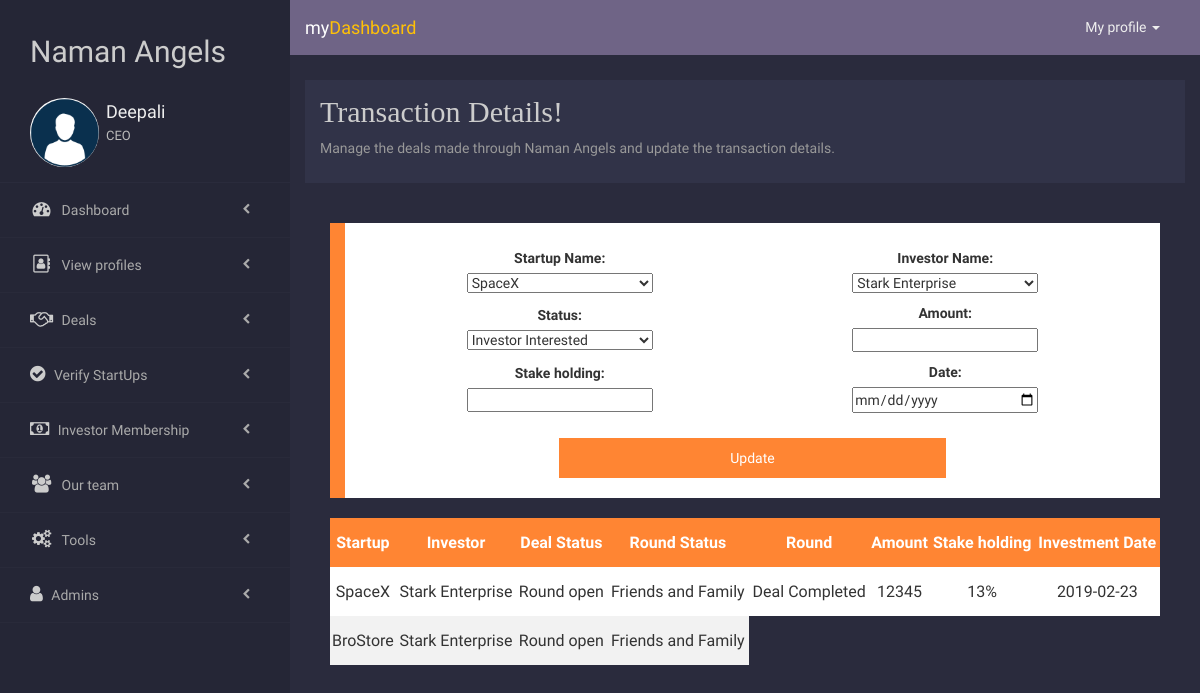
Page /admin/transaction.php (signed in) on the committed database.
### tables this page shows
CREATE TABLE `requests` (
  `ReqID` int(10) NOT NULL,
  `Inv_ID` varchar(20) NOT NULL,
  `St_ID` varchar(20) NOT NULL,
  `Deal` binary(1) NOT NULL DEFAULT '\0',
  `Round` varchar(30) NOT NULL,
  `Amount` int(50) NOT NULL,
  `Date` varchar(30) NOT NULL,
  `Stakehold` int(10) NOT NULL
);

CREATE TABLE `st_details` (
  `StpID` varchar(20) NOT NULL,
  `Stname` varchar(200) NOT NULL,
  `Ffname` varchar(200) NOT NULL,
  `Sfname` varchar(200) NOT NULL,
  `Email` varchar(200) NOT NULL,
  `Phone` varchar(200) NOT NULL,
  `Type` varchar(200) NOT NULL,
  `Address` varchar(200) NOT NULL,
  `City` varchar(200) NOT NULL,
  `State` varchar(200) NOT NULL,
  `Country` varchar(200) NOT NULL,
  `Website` varchar(200) NOT NULL,
  `Investment` varchar(200) NOT NULL
);

CREATE TABLE `inv_details` (
  `InvID` varchar(20) NOT NULL,
  `CName` varchar(200) DEFAULT NULL,
  `FName` varchar(200) NOT NULL,
  `LName` varchar(200) NOT NULL,
  `Email` varchar(200) NOT NULL,
  `Phone` varchar(200) NOT NULL,
  `Website` varchar(200) DEFAULT NULL,
  `City` varchar(200) NOT NULL,
  `State` varchar(200) NOT NULL,
  `Country` varchar(200) NOT NULL,
  `AvgInvestment` varchar(200) NOT NULL,
  `Type` varchar(50) NOT NULL
);

### admin/transaction.php (the view, shortened to what this page needs)
<?php
    require "../server.php";
?>
<html>
    <head>
        <link rel="stylesheet" href="css/transaction.css">
    </head>
    <body>
        <?php require "sidebar.php" ?>
        <div class="cont">
            <div class="welcome">
            <div class="container-fluid">
            <div class="row">
                <div class="col-md-12">
                <div class="content">
                    <h2>Transaction Details!</h2>
                    <p>Manage the deals made through Naman Angels and update the transaction details.</p>
                </div>
                </div>
            </div>
            </div>
        </div>
            <div class="tab">
                <center>
                <form method="post" action="transaction.php">
                    <div>
                    <label>Startup Name: </label>
                    <select name="stup">
                        <?php
                            $qu1= "SELECT * FROM st_details;";
                            $res1 = mysqli_query($db, $qu1);
                            while($row1 = mysqli_fetch_assoc($res1)){
                                echo '<option value="'.$row1['StpID'].'">'.$row1['Stname'].'</option>';
                            }
                        ?>
                    </select>
                    </div>
                    <div>
                    <label>Investor Name: </label>
                    <select name="inv">
                        <?php
                            $qu1= "SELECT * FROM inv_details;";
                            $res1 = mysqli_query($db, $qu1);
                            while($row1 = mysqli_fetch_assoc($res1)){
                                echo '<option value="'.$row1['InvID'].'">'.$row1['CName'].'</option>';
                            }
                        ?>
                    </select>
                    </div>
                    <div>
                    <label>Status: </label>
                    <select name="stat">
                        <option value="interest">Investor Interested</option>
                    </select>
                    </div>
                    <div>
                    <label>Amount:</label>
                    <input type="number" name="amt">
                    </div>
                    <div>
                    <label>Stake holding:</label>
                    <input type="number" name="stake">
                    </div>
                    <div>
                    <label>Date:</label>
                    <input type="date" name="dealdate">
                    </div>
                    <br><br>
                    <input type="submit" name="transact" value="Update" class="butn">
                </form>
                <table>
                    <tr>
                        <th>Startup</th>
                        <th>Investor</th>
                        <th>Deal Status</th>
                        <th>Round Status</th>
                        <th>Round</th>
                        <th>Amount</th>
                        <th>Stake holding</th>
                        <th>Investment Date</th>
                    </tr>
                    <?php
                    $qu = "SELECT * FROM requests";
                    $results = mysqli_query($db, $qu);
                    while($row = mysqli_fetch_assoc($results))
                    {
                        $deal = $row['Deal'];
                        $stpid = $row['St_ID'];
                        $invid = $row['Inv_ID'];
                        $r=$row['Round'];
                        $qu1= "SELECT * FROM st_details WHERE StpID = '$stpid'";
                        $res1 = mysqli_query($db, $qu1);
                        $row1 = mysqli_fetch_assoc($res1);
                        $qu2= "SELECT * FROM inv_details WHERE InvID = '$invid'";
                        $res2 = mysqli_query($db, $qu2);
                        $row2 = mysqli_fetch_assoc($res2);
                        $q = "SELECT * FROM round_history WHERE StpID='$stpid' AND Round='$r'";
                        $res3 = mysqli_query($db, $q);
                        $row3 = mysqli_fetch_assoc($res3);
                        echo '<tr>
                        <td>'.$row1['Stname'].'</td>
                        <td>'.$row2['CName'].'</td>'
                        ;
                        if(mysqli_num_rows($res3) == 1){
                            echo '<td>Round closed</td>
                            <td>'.$row3['Round'].'</td>';
                        }
                        else{
                            echo '<td>Round open</td>
                            <td>'.$row['Round'].'</td>';
                        }
                        if($deal == 1){
                            echo '<td>Deal Completed</td>';
                            echo '<td>'.$row['Amount'].'</td>';
                            echo '<td>'.$row['Stakehold'].'%</td>';
                            echo '<td>'.$row['Date'].'</td>';
                        }
                        echo '</tr>'
                        ;
                    }
                    ?>
                </table>
                </center>
            </div>
        </div>
    </body>
</html>

### admin/sidebar.php (shortened to what this page needs)
<?php
  $id = $_SESSION['adminID'];
	$qu = "SELECT * FROM admin WHERE adminID = '$id'";
	$results = mysqli_query($db, $qu);
	$row = mysqli_fetch_assoc($results);
	$AdminName = $row['AdminName'];
  $AdminDesgn = $row['AdminDesgn'];
  $ProfilePic = $row['ProfilePic'];
?>
<html lang="en">
  <head>
    <link rel="stylesheet" href="https://maxcdn.bootstrapcdn.com/bootstrap/3.3.7/css/bootstrap.min.css">
    <link rel="stylesheet" href="https://maxcdn.bootstrapcdn.com/font-awesome/4.7.0/css/font-awesome.min.css">
    <link rel="stylesheet" href="css/sidebar.css">
  </head>
  <body>
    <aside class="side-nav" id="show-side-navigation1">
      <div class="heading">
        <h2>Naman Angels</h2><br>
        <?= "<img src='../".$ProfilePic."' style='border-radius:50%;'/>";?>
        <div class="info">
          <h3><a href="profile.php"><?php echo $AdminName;?></a></h3>
          <p><?php echo $AdminDesgn; ?></p>
        </div>
      </div>
      <ul class="categories">
      <li><i class="fa fa-dashboard fa-fw"></i><a href="dashboard.php">&nbsp;Dashboard</span></a>
        </li>
        <li><i class="fa fa-address-book-o fa-fw"></i><a href="#">&nbsp;View profiles</a>
        </li>
        <li><i class="fa fa-handshake-o fa-fw"></i><a href="transaction.php">&nbsp;Deals </a></li>
        <li><i class="fa fa-check-circle"></i><a href="verify.php">&nbsp;Verify StartUps</a></li>
        <li><i class="fa fa-money"></i><a href="#">&nbsp;Investor Membership</a>
        </li>
        <li><i class="fa fa-users fa-fw"></i><a href="#">&nbsp;Our team</a>
        </li>
        <li><i class="fa fa-cogs fa-fw"></i><a href="#">&nbsp;Tools</a>
        </li>
        <li><i class="fa fa-user" aria-hidden="true"></i><a href="add_admin.php">&nbsp;Admins</a></li>
    </aside>
    <section id="contents">
      <nav class="navbar navbar-default">
        <div class="container-fluid">
          <div class="navbar-header">
            <a class="navbar-brand" href="#">my<span class="main-color">Dashboard</span></a>
          </div>
          <div class="collapse navbar-collapse navbar-right" id="bs-example-navbar-collapse-1">
            <ul class="nav navbar-nav">
              <li class="dropdown">
                <a href="#" class="dropdown-toggle" data-toggle="dropdown" role="button" aria-haspopup="true" aria-expanded="false">My profile <span class="caret"></span></a>
              </li>
            </ul>
          </div>
        </div>
      </nav>
      </section>
    </body>
</html>

### admin/css/transaction.css (style rules this page uses)
.cont { margin-left: 290px; }
.tab { margin:40px; }
.tab table,form { width:100%; }
.tab td { padding:15px 0px; text-align:center; }
.tab th { background-color: #ff8533; color: white; padding:15px 0px; text-align:center; }
.tab tr { background-color: white; }
tr:nth-child(odd) { background-color: #f2f2f2; }
.tab form { margin:20px 0px; background-color:white; padding:20px; }
.tab input,select { margin:0px 20px; }
.butn { background-color: #ff8533; border: none; color: white; cursor: pointer; padding:5px 20px; }

### admin/css/sidebar.css (style rules this page uses)
* { padding: 0; margin: 0; box-sizing: border-box; font-family: 'Droid Sans', sans-serif; outline: none; }
body { background-color: #2a2b3d; }
#contents { position: relative; transition: .3s; margin-left: 290px; background-color:#5c98f2; }
.side-nav { float: left; height: 100%; width: 290px; background-color: #252636; color: #CCC; -webkit-transform: translateX(0); transform: translateX(0); transition: .3s; position: fixed; top: 0; left: 0; overflow: auto; z-index: 9999999 }
.side-nav .heading { background-color: #252636; padding: 15px 15px 15px 30px; overflow: hidden; border-bottom: 1px solid #2a2b3c }
.side-nav .heading > img { border-radius: 50%; float: left; width: 28%; }
.side-nav .info { float: left; width: 69%; margin-left: 3%; }
.side-nav .heading .info > h3 { margin: 0 0 5px }
.side-nav .heading .info > h3 > a { color: #EEE; font-weight: 100; margin-top: 4px; display: block; text-decoration: none; font-size: 18px; }
.side-nav .heading .info > p { color: #BBB; font-size: 13px; }
.side-nav .categories > li { padding: 17px 40px 17px 30px; overflow: hidden; border-bottom: 1px solid rgba(255, 255, 255, 0.02); cursor: pointer; }
.side-nav .categories > li > a { color: #AAA; text-decoration: none; }
.side-nav .categories > li > i { font-size: 18px; margin-right: 5px }
.side-nav .categories > li > a:after { content: "\f053"; font-family: fontAwesome; font-size: 11px; line-height: 1.8; float: right; color: #AAA; transition: all .8s ease-in-out; }
.main-color { color: #ffc107; }
.navbar-default { background-color: #6f6486 !important; border: none !important; border-radius: 0 !important; margin: 0 !important }
.navbar-default .navbar-nav>li>a { color: #EEE !important; line-height: 55px !important; padding: 0 10px !important; }
.navbar-default .navbar-brand { color:#FFF !important }
.navbar-default .navbar-brand { line-height: 55px !important; padding: 0 !important }
.navbar>.container .navbar-brand, .navbar>.container-fluid .navbar-brand { margin: 0 !important }
.navbar-default .navbar-nav>li>a { float: left !important; }

### admin/transaction.php (style rules this page uses)
.cont { margin-left: 290px; }
.welcome { color: #CCC; }
.welcome .content { background-color: #313348; padding: 15px; margin-top: 25px; }
.welcome h2 { font-family: Calibri; font-weight: 100; margin-top: 0 }
.welcome p { color: #999; }
.tab { margin:40px; }
.tab table,form { width:100%; }
.tab td { padding:15px 0px; text-align:center; }
.tab th { background-color: #ff8533; color: white; padding:15px 0px; text-align:center; }
.tab tr { background-color: white; }
tr:nth-child(odd) { background-color: #f2f2f2; }
.tab form { margin:20px 0px; background-color:white; padding:20px; border-left: 15px solid #ff8533; }
.tab div { width: 48%; display: inline-block; margin: 5px; }
.tab label { width: 50%; }
.tab input[type=text],input[type=number],input[type=date],select { width: 50%; }
.butn { background-color: #ff8533; border: none; color: white; cursor: pointer; padding:10px 20px; width: 50%; }

### rows in the picture
requests: st_details.Stname "SpaceX", inv_details.CName "Stark Enterprise", Round "Friends and Family", Amount "12345", Stakehold "13", Date "2019-02-23"
requests: st_details.Stname "BroStore", inv_details.CName "Stark Enterprise", Round "Friends and Family"

### other values in the picture
$AdminName "Deepali"
$AdminDesgn "CEO"
form field stup "SpaceX"
form field inv "Stark Enterprise"
